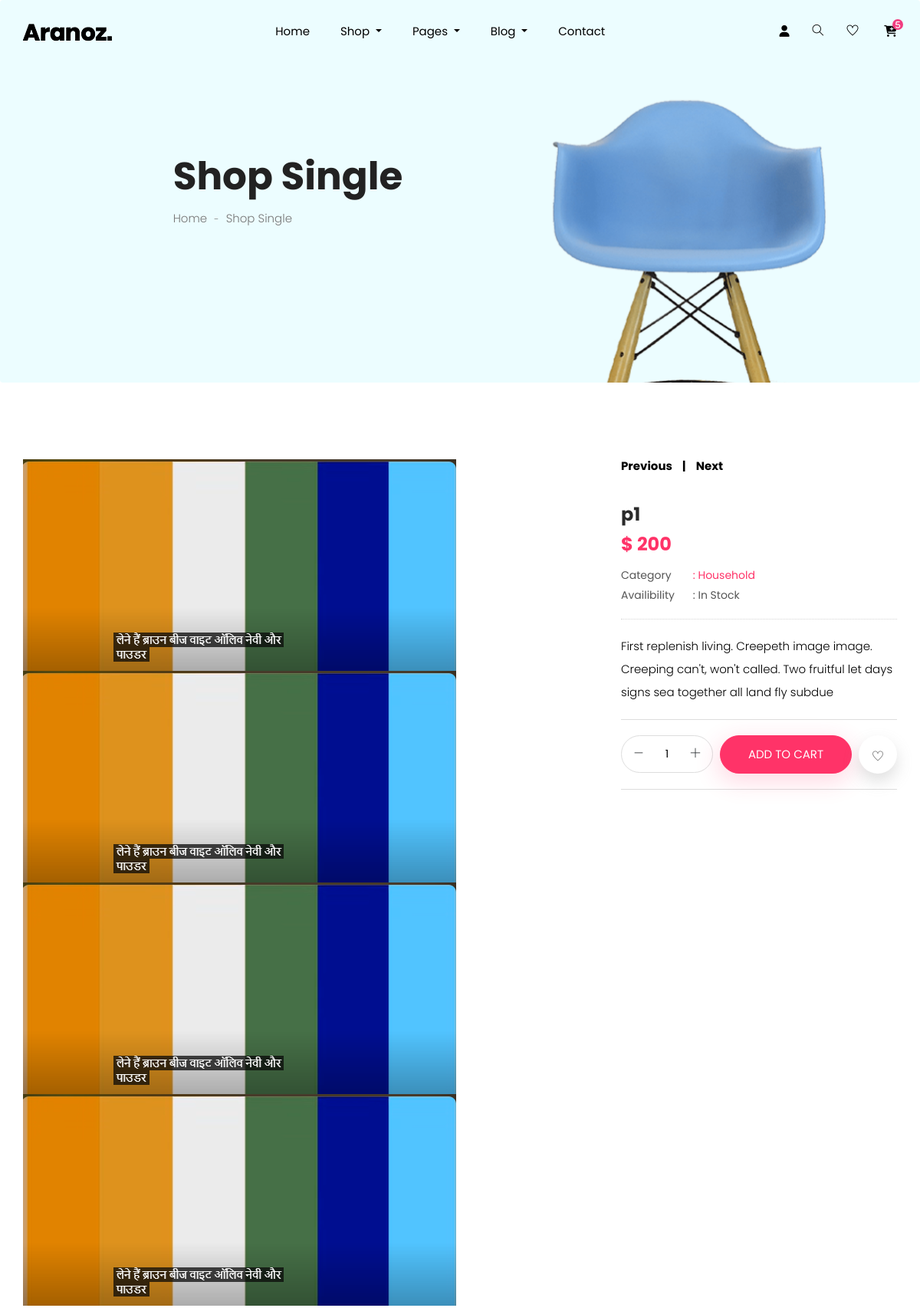
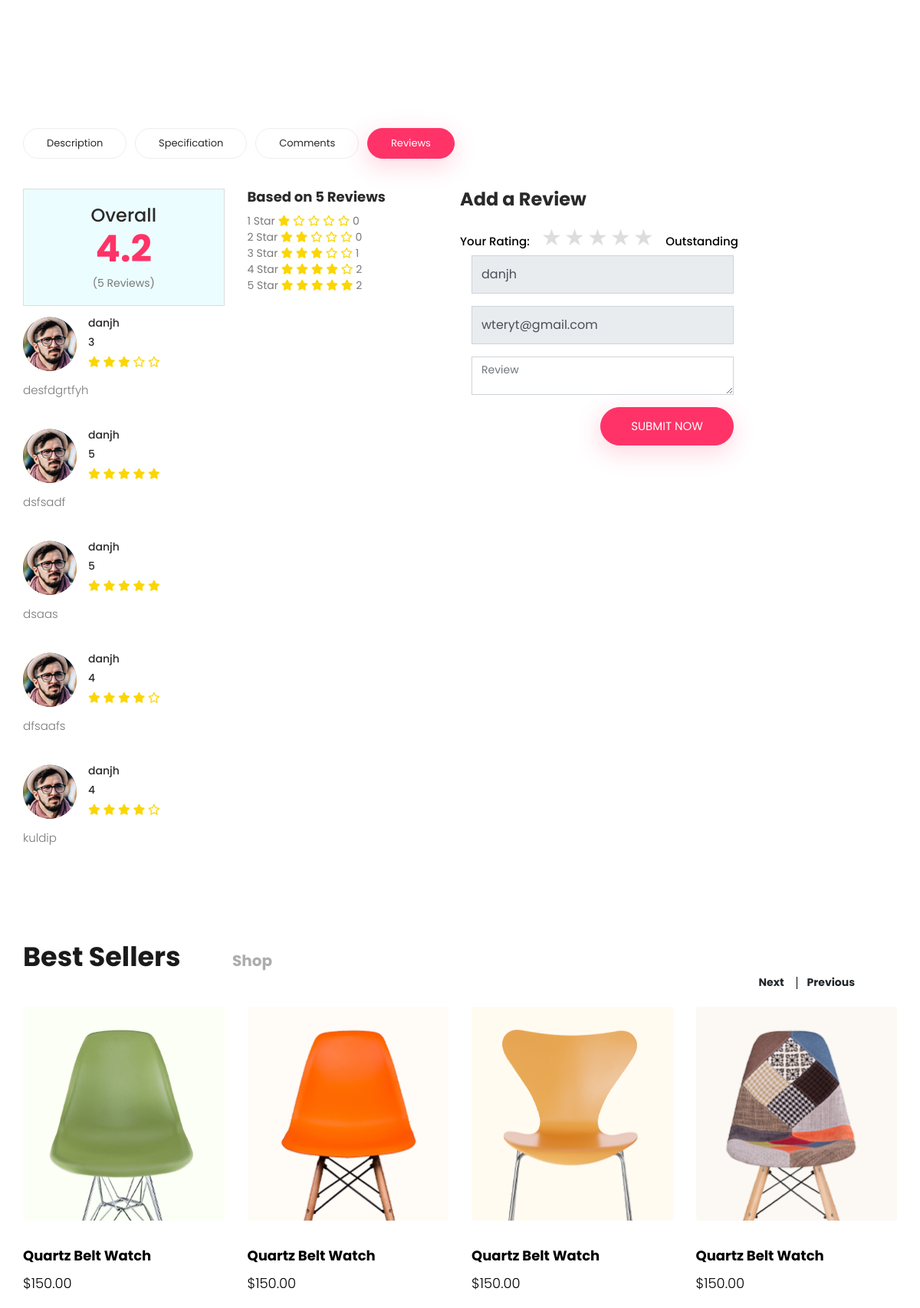
The page /single_product/1 (signed in, upper part) on the database its author committed (2 pictures, top to bottom).
### shop/models.py (models this page shows, shortened)
class product(models.Model):
    name=models.CharField(max_length=100,null=False)
    price=models.IntegerField(null=False)
    image=models.ImageField(upload_to="img",null=False)
    category=models.ForeignKey(main_Category,on_delete=models.CASCADE , null=True,blank=True)

class rateing(models.Model):
    product=models.ForeignKey(product,on_delete=models.CASCADE )
    rate=models.IntegerField()
    name=models.CharField(max_length=100)
    email=models.EmailField(max_length=100)
    disc=models.CharField(max_length=200)

class user(models.Model):
    username = models.CharField(max_length=50, null=False)
    email= models.EmailField(unique=True,null=False)
    password=models.CharField(max_length=50,null=False)
    address=models.CharField(max_length=150, blank=True,null=True)
    phone=models.IntegerField(blank=True,null=True)
    otp=models.IntegerField(blank=True,null=True)

### shop/views.py (the view)
# urls.py: path('single_product/<int:id>', views.single_product, name='single_product'),
def single_product(request,id):
    spid=product.objects.get(id=id)
    uid=user.objects.get(email=request.session['email'])
    rat=rateing.objects.filter(product=spid)
    l1=[]
    for i in rat:
        l1.append(i.rate)
    l2=[]
    for i in range(1,6):
        l2.append(l1.count(i))
    a=0
    try:
        a=round(sum(l1)/rat.count(),2)
    except:
        pass
    d1={}
    for i,n in enumerate(l2):
        d1.update({i+1:n})
    print(d1)
    contaxt={
        "spid":spid,
        "uid":uid,
        "rat":rat,
        "a":a,
        "d1":d1,
    }
    return render(request,'single_product.html',contaxt)

### shop/templates/single_product.html (shortened to what this page needs)
{% extends 'index.html' %}
{% load static %}
    {% block content %}
  <section class="breadcrumb breadcrumb_bg">
    <div class="container">
      <div class="row justify-content-center">
        <div class="col-lg-8">
          <div class="breadcrumb_iner">
            <div class="breadcrumb_iner_item">
              <h2>Shop Single</h2>
              <p>Home <span>-</span> Shop Single</p>
            </div>
          </div>
        </div>
      </div>
    </div>
  </section>
  <div class="product_image_area section_padding">
    <div class="container">
      <div class="row s_product_inner justify-content-between">
        <div class="col-lg-7 col-xl-7">
          <div class="product_slider_img">
            <div id="vertical">
              <div data-thumb="img/product/single-product/product_1.png">
                <img src="{{ spid.image.url }}" />
              </div>
              <div data-thumb="img/product/single-product/product_1.png">
                <img src="{{ spid.image.url }}" />
              </div>
              <div data-thumb="img/product/single-product/product_1.png">
                <img src="{{ spid.image.url }}" />
              </div>
              <div data-thumb="img/product/single-product/product_1.png">
                <img src="{{ spid.image.url }}" />
              </div>
            </div>
          </div>
        </div>
        <div class="col-lg-5 col-xl-4">
          <form action="{% url 'single_cart' spid.id %}" method="post">
          <div class="s_product_text">
            <h5>previous <span>|</span> next</h5>
            <h3>{{spid.name}}</h3>
            <h2>$ {{spid.price}}</h2>
            <ul class="list">
              <li>
                <a class="active" href="#">
                  <span>Category</span> : Household</a>
              </li>
              <li>
                <a href="#"> <span>Availibility</span> : In Stock</a>
              </li>
            </ul>
            <p>
              First replenish living. Creepeth image image. Creeping can't, won't called.
              Two fruitful let days signs sea together all land fly subdue
            </p>
            <div class="card_area d-flex justify-content-between align-items-center">
              <div class="product_count">
                <span class="inumber-decrement"> <i class="ti-minus"></i></span>
                <input class="input-number" type="text" name="qty1" value="1" min="0" max="10">
                <span class="number-increment"> <i class="ti-plus"></i></span>
              </div>
              <button type="submit" value="submit" class="btn_3">
                add to cart
              </button>
              <a href="{% url 'addtowishlist'  spid.id  %}" class="like_us"> <i class="ti-heart"></i> </a>
            </div>
          </div>
        </form>
        </div>
      </div>
    </div>
  </div>
  <section class="product_description_area">
    <div class="container">
      <ul class="nav nav-tabs" id="myTab" role="tablist">
        <li class="nav-item">
          <a class="nav-link" id="home-tab" data-toggle="tab" href="#home" role="tab" aria-controls="home"
            aria-selected="true">Description</a>
        </li>
        <li class="nav-item">
          <a class="nav-link" id="profile-tab" data-toggle="tab" href="#profile" role="tab" aria-controls="profile"
            aria-selected="false">Specification</a>
        </li>
        <li class="nav-item">
          <a class="nav-link" id="contact-tab" data-toggle="tab" href="#contact" role="tab" aria-controls="contact"
            aria-selected="false">Comments</a>
        </li>
        <li class="nav-item">
          <a class="nav-link active" id="review-tab" data-toggle="tab" href="#review" role="tab" aria-controls="review"
            aria-selected="false">Reviews</a>
        </li>
      </ul>
      <div class="tab-content" id="myTabContent">
        <div class="tab-pane fade show active" id="review" role="tabpanel" aria-labelledby="review-tab">
          <div class="row">
            <div class="col-lg-6">
              <div class="row total_rate">
                <div class="col-6">
                  <div class="box_total">
                    <h5>Overall</h5>
                    <h4>{{a}}</h4>
                    <h6>({{rat.count}} Reviews)</h6>
                  </div>
                </div>
                <div class="col-6">
                  <div class="rating_list">
                    <h3>Based on {{rat.count}} Reviews</h3>
                    <ul class="list">
                      {% for i,j in d1.items  %}
                      <li>
                        <a href="#">{{i}} Star
                            {% for n in "12345" %}
                            {% if forloop.counter <= i %}
                            <i class="fa fa-star"></i>
                            {% else %}
                            <i class="far fa-star"></i>
                            {% endif %}
                        {% endfor %}
                          {{j}}</a>
                      {% endfor %}
                      </li>
                    </ul>
                  </div>
                </div>
              </div>
              <div class="review_list">
                {% for i in rat %}
                <div class="review_item">
                  <div class="media">
                    <div class="d-flex">
                      <img src="{% static 'img/product/single-product/review-3.png' %}" alt="" />
                    </div>
                    <div class="media-body">
                      <h4>{{i.name}}</h4>
                      <h4>{{i.rate}}</h4>
                      {% for n in "12345" %}
                       {% if forloop.counter <= i.rate %}
                      <i class="fa fa-star"></i>
                      {% else %}
                      <i class="far fa-star"></i>
                      {% endif %}
                      {% endfor %}
                    </div>
                  </div>
                  <p>
                    {{i.disc}}
                  </p>
                </div>
                {% endfor %}
              </div>
            </div>
            <div class="col-lg-6">
              <form class="row contact_form" action="{% url 'reting' %}" method="post" novalidate="novalidate">
              <div class="review_box">
                <h4>Add a Review</h4>
                <p>Your Rating:</p>
                <ul class="list">
                  <div class="rate">
                    <label for="star5" title="text"></label>
                    <label for="star4" title="text"></label>
                    <label for="star3" title="text"></label>
                    <label for="star2" title="text"></label>
                    <label for="star1" title="text"></label>
                  </div>
                </ul>
                <p>Outstanding</p>
                  <div class="col-md-12">
                    <div class="form-group">
                      <input type="text" class="form-control"  name="name" readonly placeholder="Your Full name" value="{{uid.username}}" />
                    </div>
                  </div>
                  <div class="col-md-12">
                    <div class="form-group">
                      <input type="email" class="form-control" name="email" readonly placeholder="Email Address" value="{{uid.email}}"/>
                    </div>
                  </div>
                  <div class="col-md-12">
                    <div class="form-group">
                      <textarea class="form-control" name="disc" rows="1" placeholder="Review"></textarea>
                    </div>
                  </div>
                  <div class="col-md-12 text-right">
                    <button type="submit" value="submit" class="btn_3">
                      Submit Now
                    </button>
                  </div>
                </form>
              </div>
            </div>
          </div>
        </div>
      </div>
  </section>
  <section class="product_list best_seller">
    <div class="container">
      <div class="row justify-content-center">
        <div class="col-lg-12">
          <div class="section_tittle text-center">
            <h2>Best Sellers <span>shop</span></h2>
          </div>
        </div>
      </div>
      <div class="row align-items-center justify-content-between">
        <div class="col-lg-12">
          <div class="best_product_slider owl-carousel">
            <div class="single_product_item">
              <img src="{% static 'img/product/product_1.png' %}" alt="">
              <div class="single_product_text">
                <h4>Quartz Belt Watch</h4>
                <h3>$150.00</h3>
              </div>
            </div>
            <div class="single_product_item">
              <img src="{% static 'img/product/product_2.png' %}" alt="">
              <div class="single_product_text">
                <h4>Quartz Belt Watch</h4>
                <h3>$150.00</h3>
              </div>
            </div>
            <div class="single_product_item">
              <img src="{% static 'img/product/product_3.png' %}" alt="">
              <div class="single_product_text">
                <h4>Quartz Belt Watch</h4>
                <h3>$150.00</h3>
              </div>
            </div>
            <div class="single_product_item">
              <img src="{% static 'img/product/product_4.png' %}" alt="">
              <div class="single_product_text">
                <h4>Quartz Belt Watch</h4>
                <h3>$150.00</h3>
              </div>
            </div>
          </div>
        </div>
      </div>
    </div>
  </section>
  {% endblock %}

### shop/static/css/all.css (style rules this page uses)
.fa, .fas, .far, .fal, .fab { -moz-osx-font-smoothing: grayscale; -webkit-font-smoothing: antialiased; display: inline-block; font-style: normal; font-variant: normal; text-rendering: auto; line-height: 1; }
.fa-star:before { content: "\f005"; }
.far { font-family: 'Font Awesome 5 Free'; font-weight: 400; }
.fa, .fas { font-family: 'Font Awesome 5 Free'; font-weight: 900; }

### shop/templates/single_product.html (style rules this page uses)
.rate { display: flex; justify-content: center; direction: rtl; }
.rate label { position: relative; display: block; width: 30px; height: 30px; font-size: 30px; color: #ddd; cursor: pointer; text-align: center; line-height: 30px; transition: color 0.2s; }
.rate label:before { content: '★'; }

### rows shown on the page
product: image (picture), name "p1", price "200"
rateing: name "danjh", rate "3", disc "desfdgrtfyh"
rateing: name "danjh", rate "5", disc "dsfsadf"
rateing: name "danjh", rate "5", disc "dsaas"
rateing: name "danjh", rate "4", disc "dfsaafs"
rateing: name "danjh", rate "4", disc "kuldip"
user: name "danjh", email "wteryt@gmail.com"

### other values the page prints
{{ a }} "4.2"
{{ rat.count }} "5"
{{ i }} "1" "2" "3" "4" "5"
{{ j }} "0" "0" "1" "2" "2"
